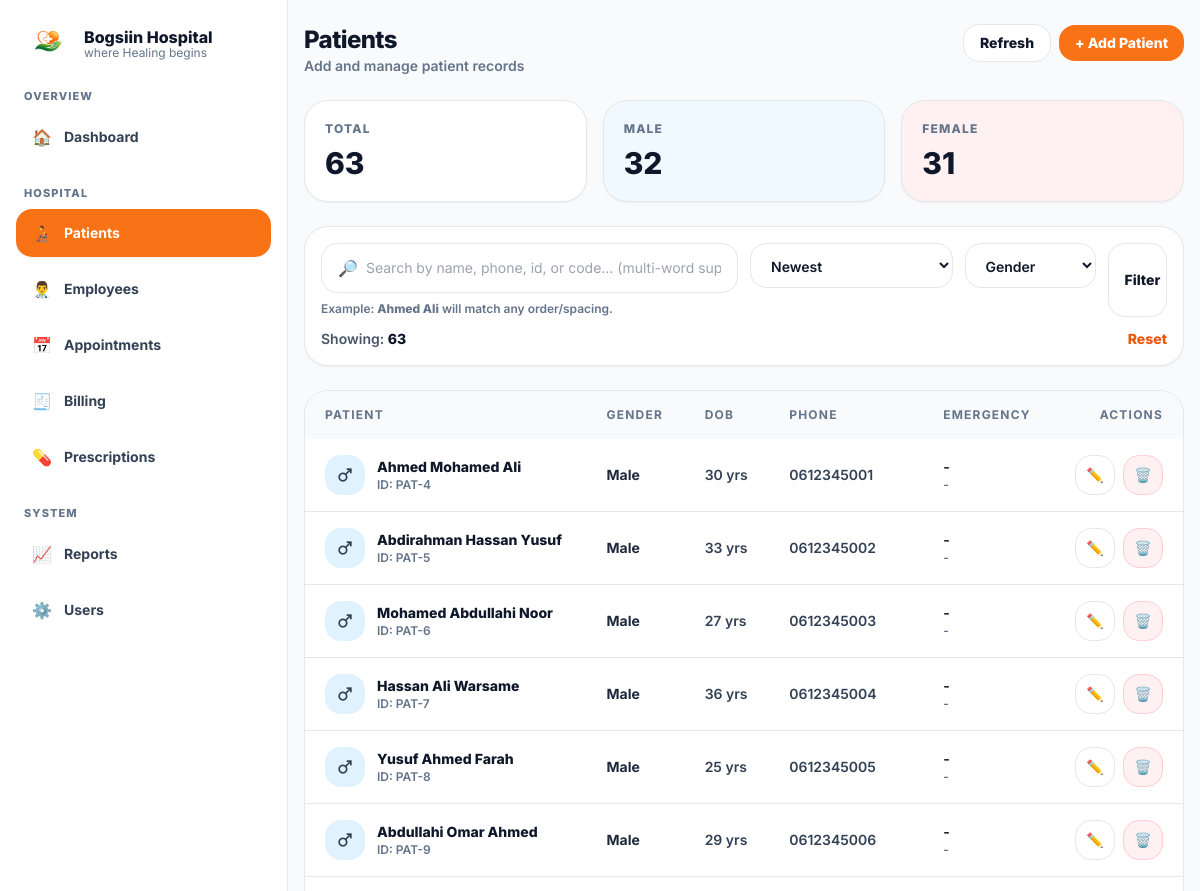
/patients/view.php (signed in, upper part), run on an earlier commit of the app's database.
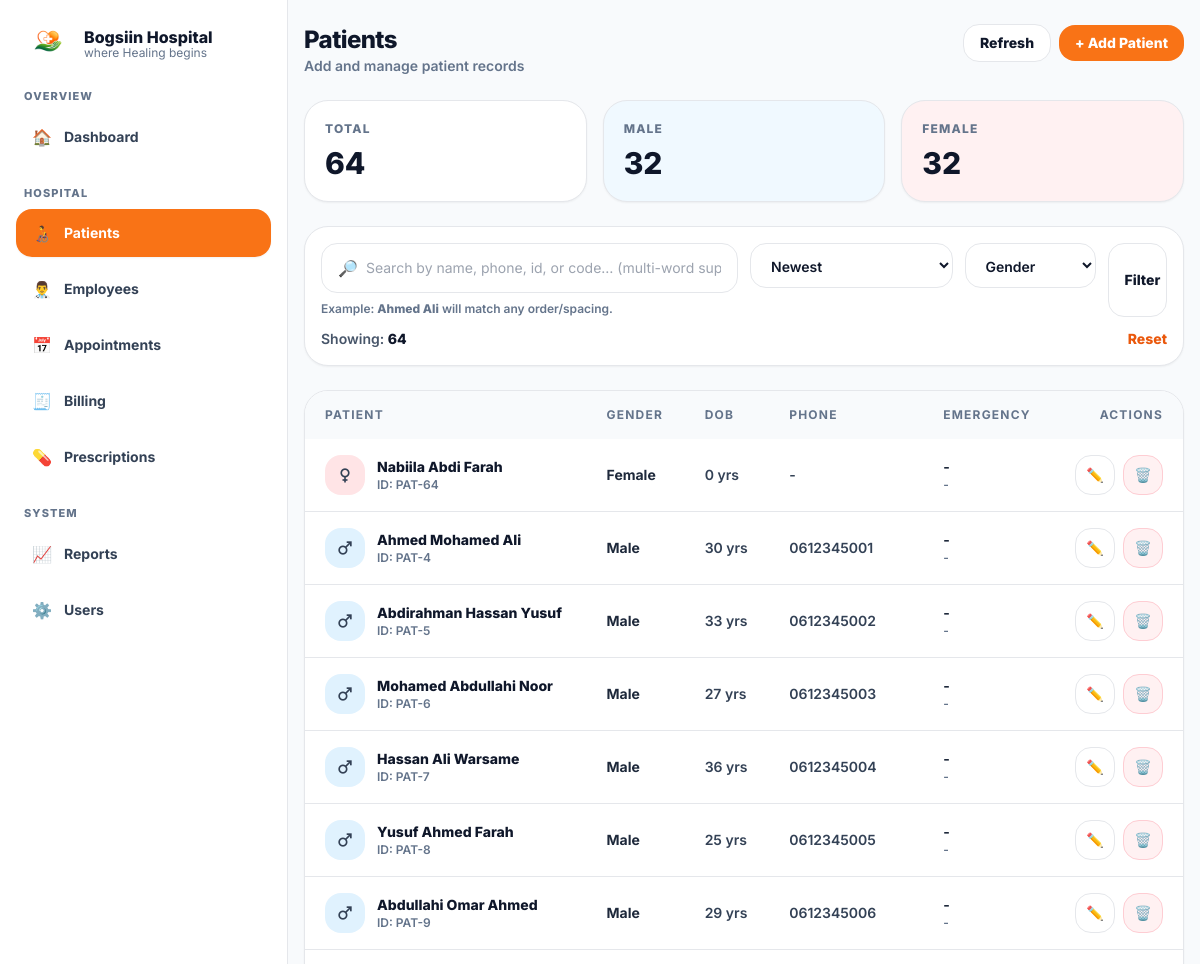
And on a later commit of the database.
### tables this page shows
CREATE TABLE `patients` (
  `id` int(11) NOT NULL,
  `patient_code` varchar(30) DEFAULT NULL,
  `full_name` varchar(120) NOT NULL,
  `gender` enum('Male','Female') NOT NULL,
  `date_of_birth` date DEFAULT NULL,
  `phone` varchar(30) DEFAULT NULL,
  `address` text DEFAULT NULL,
  `emergency_contact_name` varchar(120) DEFAULT NULL,
  `emergency_contact_phone` varchar(30) DEFAULT NULL,
  `created_at` timestamp NOT NULL DEFAULT current_timestamp()
);

### patients/view.php (the view, shortened to what the changed rows need)
<?php
require_once __DIR__ . "/../includes/db.php";
function h($s){ return htmlspecialchars((string)$s, ENT_QUOTES, 'UTF-8'); }
$sort = trim($_GET["sort"] ?? "");
$where = [];
$params = [];
$whereSql = $where ? ("WHERE " . implode(" AND ", $where)) : "";
$totalPatients = (int)$pdo->query("SELECT COUNT(*) FROM patients")->fetchColumn();
$totalFemale = (int)$pdo->query("SELECT COUNT(*) FROM patients WHERE gender='Female'")->fetchColumn();
$rows = [];
$sort = strtolower($sort);
switch ($sort) {
  case 'newest':
  default:
    $orderSql = 'ORDER BY created_at DESC';
    break;
}
try {
  $sql = "SELECT * FROM patients $whereSql $orderSql LIMIT 300";
  $stmt = $pdo->prepare($sql);
  $stmt->execute($params);
  $rows = $stmt->fetchAll() ?: [];
} catch (Throwable $e) {
  $rows = [];
  flash_set("error", "Filter error: " . $e->getMessage());
}
include_once __DIR__ . "/../includes/header.php";
?>
 <div class="min-h-screen bg-slate-50 md:pl-72">
<div class="md:flex min-h-screen">
  <div class="flex-1">
    <div class="mx-auto max-w-6xl px-4 py-6">
      <section class="mt-6 grid gap-4 md:grid-cols-3">
        <div class="rounded-3xl border bg-white p-5 shadow-sm">
          <div class="text-xs font-extrabold tracking-widest text-slate-500">TOTAL</div>
          <div class="mt-2 text-3xl font-extrabold"><?php echo $totalPatients; ?></div>
        </div>
        <div class="rounded-3xl border bg-rose-50 p-5 shadow-sm">
          <div class="text-xs font-extrabold tracking-widest text-slate-500">FEMALE</div>
          <div class="mt-2 text-3xl font-extrabold"><?php echo $totalFemale; ?></div>
        </div>
      </section>
      <section class="mt-6 rounded-3xl border bg-white p-4 shadow-sm">
        <div class="mt-3 flex items-center justify-between text-sm">
          <div class="font-semibold text-slate-600">Showing: <span class="font-extrabold text-slate-900"><?php echo is_array($rows)?count($rows):0; ?></span></div>
        </div>
      </section>
      <section class="mt-6 rounded-3xl border bg-white shadow-sm overflow-hidden">
        <div class="overflow-x-auto">
          <table class="w-full text-left text-sm">
            <thead class="bg-slate-50 text-xs font-extrabold tracking-widest text-slate-500">
              <tr>
                <th class="px-5 py-4">PATIENT</th>
                <th class="px-5 py-4">GENDER</th>
                <th class="px-5 py-4">DOB</th>
                <th class="px-5 py-4">PHONE</th>
                <th class="px-5 py-4">EMERGENCY</th>
                <th class="px-5 py-4 text-right">ACTIONS</th>
              </tr>
            </thead>
            <tbody class="divide-y">
              <?php if (!$rows): ?>
                <tr>
                  <td colspan="6" class="px-5 py-10 text-center text-slate-500 font-semibold">
                    No patients found.
                  </td>
                </tr>
              <?php else: ?>
                <?php foreach ($rows as $r): ?>
                  <?php
                    $payload = base64_encode(json_encode($r));
                  ?>
                  <tr class="hover:bg-slate-50/60">
                    <td class="px-5 py-4">
                      <div class="flex items-center gap-3">
                        <?php
                          $icon_name = 'person';
                          $bg = 'bg-orange-100';
                          $g = strtolower(trim((string)($r['gender'] ?? '')));
                          if ($g === 'female' || $g === 'f') { $icon_name = 'female'; $bg = 'bg-rose-100'; }
                          else if ($g === 'male' || $g === 'm') { $icon_name = 'male'; $bg = 'bg-sky-100'; }
                        ?>
                        <div class="h-10 w-10 rounded-2xl <?php echo $bg; ?> flex items-center justify-center">
                          <span class="material-icons text-slate-700 text-xl" aria-hidden="true"><?php echo $icon_name; ?></span>
                        </div>
                        <div class="min-w-0">
                          <div class="font-extrabold text-slate-900 truncate"><?php echo h($r["full_name"]); ?></div>
                          <div class="text-xs font-semibold text-slate-500">
                            <?php echo $r["patient_code"] ? "ID: ".h($r["patient_code"]) : "ID: PAT-".h($r["id"]); ?>
                          </div>
                        </div>
                      </div>
                    </td>
                    <td class="px-5 py-4 font-bold text-slate-800"><?php echo h($r["gender"]); ?></td>
                    <td class="px-5 py-4 font-semibold text-slate-700">
                      <?php
                        $dob = $r["date_of_birth"] ?? null;
                        if ($dob && $dob !== "") {
                          try {
                            $dobDt = new DateTime($dob);
                            $now = new DateTime();
                            $age = $dobDt->diff($now)->y;
                            echo h($age . ' yrs');
                          } catch (Throwable $e) {
                            echo h($dob);
                          }
                        } else {
                          echo '-';
                        }
                      ?>
                    </td>
                    <td class="px-5 py-4 font-semibold text-slate-700"><?php echo h($r["phone"] ?? "-"); ?></td>
                    <td class="px-5 py-4">
                      <div class="text-sm font-bold text-slate-800"><?php echo h($r["emergency_contact_name"] ?? "-"); ?></div>
                      <div class="text-xs font-semibold text-slate-500"><?php echo h($r["emergency_contact_phone"] ?? "-"); ?></div>
                    </td>
                    <td class="px-5 py-4">
                      <div class="flex justify-end gap-2">
                        <button type="button"
                          class="grid h-10 w-10 place-items-center rounded-2xl border bg-white hover:bg-slate-50"
                          title="Edit"
                          data-p="<?php echo h($payload); ?>"
                          onclick="openEdit(this)">✏️</button>
                        <form method="POST" onsubmit="return confirm('Delete this patient?');">
                          <button type="submit"
                            class="grid h-10 w-10 place-items-center rounded-2xl border border-rose-200 bg-rose-50 hover:bg-rose-100"
                            title="Delete">🗑️</button>
                        </form>
                      </div>
                    </td>
                  </tr>
                <?php endforeach; ?>
              <?php endif; ?>
            </tbody>
          </table>
        </div>
      </section>
    </div>
  </div>
</div>

What changed in the data, as far as the page shows it:
added patients: full_name "Nabiila Abdi Farah", id "64", gender "Female", date_of_birth "0 yrs", phone "-", emergency_contact_name "-", emergency_contact_phone "-"
Also different on the page:
$totalPatients: "63" → "64"
$totalFemale: "31" → "32"
count($rows): "63" → "64"
